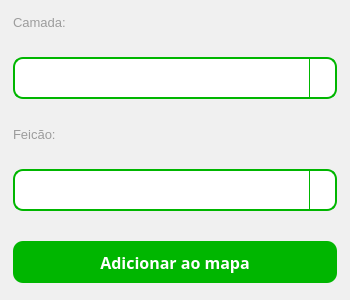
<?xml version="1.0" encoding="UTF-8"?>
<ui version="4.0">
 <class>GeoMaringaDialogBase</class>
 <widget class="QDialog" name="GeoMaringaDialogBase">
  <property name="geometry">
   <rect>
    <x>0</x>
    <y>0</y>
    <width>350</width>
    <height>300</height>
   </rect>
  </property>
  <property name="minimumSize">
   <size>
    <width>250</width>
    <height>150</height>
   </size>
  </property>
  <property name="maximumSize">
   <size>
    <width>350</width>
    <height>350</height>
   </size>
  </property>
  <property name="windowTitle">
   <string>GeoMaringa</string>
  </property>
  <property name="styleSheet">
   <string notr="true">QDialog {
    background-color: #f0f0f0;   /* fundo claro do diálogo */
}</string>
  </property>
  <layout class="QGridLayout" name="gridLayout">
   <item row="0" column="0">
    <layout class="QVBoxLayout" name="verticalLayout">
     <property name="spacing">
      <number>30</number>
     </property>
     <property name="leftMargin">
      <number>2</number>
     </property>
     <property name="topMargin">
      <number>2</number>
     </property>
     <property name="rightMargin">
      <number>2</number>
     </property>
     <property name="bottomMargin">
      <number>2</number>
     </property>
     <item>
      <widget class="QLabel" name="label">
       <property name="enabled">
        <bool>true</bool>
       </property>
       <property name="sizePolicy">
        <sizepolicy hsizetype="Fixed" vsizetype="Fixed">
         <horstretch>0</horstretch>
         <verstretch>0</verstretch>
        </sizepolicy>
       </property>
       <property name="minimumSize">
        <size>
         <width>100</width>
         <height>10</height>
        </size>
       </property>
       <property name="maximumSize">
        <size>
         <width>100</width>
         <height>10</height>
        </size>
       </property>
       <property name="font">
        <font>
         <pointsize>10</pointsize>
        </font>
       </property>
       <property name="styleSheet">
        <string notr="true">QLabel{
		color:rgb(156,156,156);
}</string>
       </property>
       <property name="text">
        <string>Camada:</string>
       </property>
      </widget>
     </item>
     <item>
      <widget class="QComboBox" name="LayerSelector">
       <property name="minimumSize">
        <size>
         <width>32</width>
         <height>42</height>
        </size>
       </property>
       <property name="font">
        <font>
         <family>Mongolian Baiti</family>
         <pointsize>12</pointsize>
        </font>
       </property>
       <property name="styleSheet">
        <string notr="true">QComboBox {
    border: 2px solid rgb(0, 182, 0);
    border-radius: 10px;
    color: #000;
    background: white;
    min-height: 28px;
    padding: 5px 10px;
    selection-background-color: rgb(0, 182, 0);
    selection-color: white;
}

QComboBox:focus {
    border: 2px solid rgb(0, 150, 0);
}

QComboBox:hover {
    border: 2px solid rgb(0, 150, 0);
}

QComboBox::drop-down {
    subcontrol-origin: padding;
    subcontrol-position: top right;
    width: 25px;
    border-left: 1px solid rgb(0, 182, 0);
}

QComboBox::down-arrow {
    image: url(down_arrow.png); /* Use a seta padrão do sistema */
    width: 12px;
    height: 12px;
}

/* Área do dropdown */
QComboBox QAbstractItemView {
    border: 1px solid rgb(0, 182, 0);
    border-radius: 5px;
    background: white;
    outline: 0px;
    selection-background-color: rgb(0, 182, 0);
    selection-color: white;
}

/* Itens individuais */
QComboBox QAbstractItemView::item {
    height: 30px;
    padding: 5px;
    background: white;
}

/* Hover nos itens */
QComboBox QAbstractItemView::item:hover {
    background-color: rgb(0, 182, 0);
    color: white;
}

/* Item selecionado */
QComboBox QAbstractItemView::item:selected {
    background-color: rgb(0, 182, 0);
    color: white;
}</string>
       </property>
       <property name="editable">
        <bool>false</bool>
       </property>
      </widget>
     </item>
     <item>
      <widget class="QLabel" name="label_2">
       <property name="maximumSize">
        <size>
         <width>100</width>
         <height>10</height>
        </size>
       </property>
       <property name="font">
        <font>
         <pointsize>10</pointsize>
        </font>
       </property>
       <property name="styleSheet">
        <string notr="true">QLabel{
		color:rgb(156,156,156);
}</string>
       </property>
       <property name="text">
        <string>Feição:</string>
       </property>
      </widget>
     </item>
     <item>
      <widget class="QComboBox" name="SubLayerSelector">
       <property name="font">
        <font>
         <family>Mongolian Baiti</family>
         <pointsize>12</pointsize>
        </font>
       </property>
       <property name="styleSheet">
        <string notr="true">QComboBox {
    border: 2px solid rgb(0, 182, 0);
    border-radius: 10px;
    color: #000;
    background: white;
    min-height: 28px;
    padding: 5px 10px;
    selection-background-color: rgb(0, 182, 0);
    selection-color: white;
}

QComboBox:focus {
    border: 2px solid rgb(0, 150, 0);
}

QComboBox:hover {
    border: 2px solid rgb(0, 150, 0);
}

QComboBox::drop-down {
    subcontrol-origin: padding;
    subcontrol-position: top right;
    width: 25px;
    border-left: 1px solid rgb(0, 182, 0);
}

QComboBox::down-arrow {
    image: url(down_arrow.png); /* Use a seta padrão do sistema */
    width: 12px;
    height: 12px;
}

/* Área do dropdown */
QComboBox QAbstractItemView {
    border: 1px solid rgb(0, 182, 0);
    border-radius: 5px;
    background: white;
    outline: 0px;
    selection-background-color: rgb(0, 182, 0);
    selection-color: white;
}

/* Itens individuais */
QComboBox QAbstractItemView::item {
    height: 30px;
    padding: 5px;
    background: white;
}

/* Hover nos itens */
QComboBox QAbstractItemView::item:hover {
    background-color: rgb(0, 182, 0);
    color: white;
}

/* Item selecionado */
QComboBox QAbstractItemView::item:selected {
    background-color: rgb(0, 182, 0);
    color: white;
}</string>
       </property>
      </widget>
     </item>
     <item>
      <widget class="QPushButton" name="SubmitButton">
       <property name="minimumSize">
        <size>
         <width>0</width>
         <height>42</height>
        </size>
       </property>
       <property name="palette">
        <palette>
         <active>
          <colorrole role="WindowText">
           <brush brushstyle="SolidPattern">
            <color alpha="255">
             <red>255</red>
             <green>255</green>
             <blue>255</blue>
            </color>
           </brush>
          </colorrole>
          <colorrole role="Button">
           <brush brushstyle="SolidPattern">
            <color alpha="255">
             <red>0</red>
             <green>182</green>
             <blue>0</blue>
            </color>
           </brush>
          </colorrole>
          <colorrole role="Text">
           <brush brushstyle="SolidPattern">
            <color alpha="255">
             <red>255</red>
             <green>255</green>
             <blue>255</blue>
            </color>
           </brush>
          </colorrole>
          <colorrole role="ButtonText">
           <brush brushstyle="SolidPattern">
            <color alpha="255">
             <red>255</red>
             <green>255</green>
             <blue>255</blue>
            </color>
           </brush>
          </colorrole>
          <colorrole role="Base">
           <brush brushstyle="SolidPattern">
            <color alpha="255">
             <red>0</red>
             <green>182</green>
             <blue>0</blue>
            </color>
           </brush>
          </colorrole>
          <colorrole role="Window">
           <brush brushstyle="SolidPattern">
            <color alpha="255">
             <red>0</red>
             <green>182</green>
             <blue>0</blue>
            </color>
           </brush>
          </colorrole>
          <colorrole role="Highlight">
           <brush brushstyle="SolidPattern">
            <color alpha="255">
             <red>0</red>
             <green>85</green>
             <blue>0</blue>
            </color>
           </brush>
          </colorrole>
          <colorrole role="AlternateBase">
           <brush brushstyle="SolidPattern">
            <color alpha="255">
             <red>0</red>
             <green>170</green>
             <blue>0</blue>
            </color>
           </brush>
          </colorrole>
          <colorrole role="PlaceholderText">
           <brush brushstyle="SolidPattern">
            <color alpha="255">
             <red>255</red>
             <green>255</green>
             <blue>255</blue>
            </color>
           </brush>
          </colorrole>
         </active>
         <inactive>
          <colorrole role="WindowText">
           <brush brushstyle="SolidPattern">
            <color alpha="255">
             <red>255</red>
             <green>255</green>
             <blue>255</blue>
            </color>
           </brush>
          </colorrole>
          <colorrole role="Button">
           <brush brushstyle="SolidPattern">
            <color alpha="255">
             <red>0</red>
             <green>182</green>
             <blue>0</blue>
            </color>
           </brush>
          </colorrole>
          <colorrole role="Text">
           <brush brushstyle="SolidPattern">
            <color alpha="255">
             <red>255</red>
             <green>255</green>
             <blue>255</blue>
            </color>
           </brush>
          </colorrole>
          <colorrole role="ButtonText">
           <brush brushstyle="SolidPattern">
            <color alpha="255">
             <red>255</red>
             <green>255</green>
             <blue>255</blue>
            </color>
           </brush>
          </colorrole>
          <colorrole role="Base">
           <brush brushstyle="SolidPattern">
            <color alpha="255">
             <red>0</red>
             <green>182</green>
             <blue>0</blue>
            </color>
           </brush>
          </colorrole>
          <colorrole role="Window">
           <brush brushstyle="SolidPattern">
            <color alpha="255">
             <red>0</red>
             <green>182</green>
             <blue>0</blue>
            </color>
           </brush>
          </colorrole>
          <colorrole role="Highlight">
           <brush brushstyle="SolidPattern">
            <color alpha="255">
             <red>0</red>
             <green>85</green>
             <blue>0</blue>
            </color>
           </brush>
          </colorrole>
          <colorrole role="AlternateBase">
           <brush brushstyle="SolidPattern">
            <color alpha="255">
             <red>0</red>
             <green>170</green>
             <blue>0</blue>
            </color>
           </brush>
          </colorrole>
          <colorrole role="PlaceholderText">
           <brush brushstyle="SolidPattern">
            <color alpha="255">
             <red>255</red>
             <green>255</green>
             <blue>255</blue>
            </color>
           </brush>
          </colorrole>
         </inactive>
         <disabled>
          <colorrole role="WindowText">
           <brush brushstyle="SolidPattern">
            <color alpha="255">
             <red>255</red>
             <green>255</green>
             <blue>255</blue>
            </color>
           </brush>
          </colorrole>
          <colorrole role="Button">
           <brush brushstyle="SolidPattern">
            <color alpha="255">
             <red>0</red>
             <green>182</green>
             <blue>0</blue>
            </color>
           </brush>
          </colorrole>
          <colorrole role="Text">
           <brush brushstyle="SolidPattern">
            <color alpha="255">
             <red>255</red>
             <green>255</green>
             <blue>255</blue>
            </color>
           </brush>
          </colorrole>
          <colorrole role="ButtonText">
           <brush brushstyle="SolidPattern">
            <color alpha="255">
             <red>255</red>
             <green>255</green>
             <blue>255</blue>
            </color>
           </brush>
          </colorrole>
          <colorrole role="Base">
           <brush brushstyle="SolidPattern">
            <color alpha="255">
             <red>0</red>
             <green>182</green>
             <blue>0</blue>
            </color>
           </brush>
          </colorrole>
          <colorrole role="Window">
           <brush brushstyle="SolidPattern">
            <color alpha="255">
             <red>0</red>
             <green>182</green>
             <blue>0</blue>
            </color>
           </brush>
          </colorrole>
          <colorrole role="Highlight">
           <brush brushstyle="SolidPattern">
            <color alpha="255">
             <red>0</red>
             <green>120</green>
             <blue>215</blue>
            </color>
           </brush>
          </colorrole>
          <colorrole role="AlternateBase">
           <brush brushstyle="SolidPattern">
            <color alpha="255">
             <red>0</red>
             <green>170</green>
             <blue>0</blue>
            </color>
           </brush>
          </colorrole>
          <colorrole role="PlaceholderText">
           <brush brushstyle="SolidPattern">
            <color alpha="255">
             <red>255</red>
             <green>255</green>
             <blue>255</blue>
            </color>
           </brush>
          </colorrole>
         </disabled>
        </palette>
       </property>
       <property name="font">
        <font>
         <family>Mongolian Baiti</family>
         <pointsize>12</pointsize>
         <weight>75</weight>
         <italic>false</italic>
         <bold>true</bold>
        </font>
       </property>
       <property name="mouseTracking">
        <bool>true</bool>
       </property>
       <property name="tabletTracking">
        <bool>false</bool>
       </property>
       <property name="styleSheet">
        <string notr="true">QPushButton {
    background-color: rgb(0, 182, 0);     /* cor de fundo */
    color: white;                 /* cor do texto */
    border-radius: 10px;           /* cantos arredondados */
   padding: 6px 12px; 
}

QPushButton:hover {
    background-color: #45a049;    /* cor ao passar o mouse */
}

QPushButton:pressed {
    background-color: #2e7031;    /* cor ao clicar */
}</string>
       </property>
       <property name="text">
        <string>Adicionar ao mapa</string>
       </property>
       <property name="iconSize">
        <size>
         <width>16</width>
         <height>16</height>
        </size>
       </property>
      </widget>
     </item>
    </layout>
   </item>
  </layout>
 </widget>
 <resources/>
 <connections/>
</ui>
